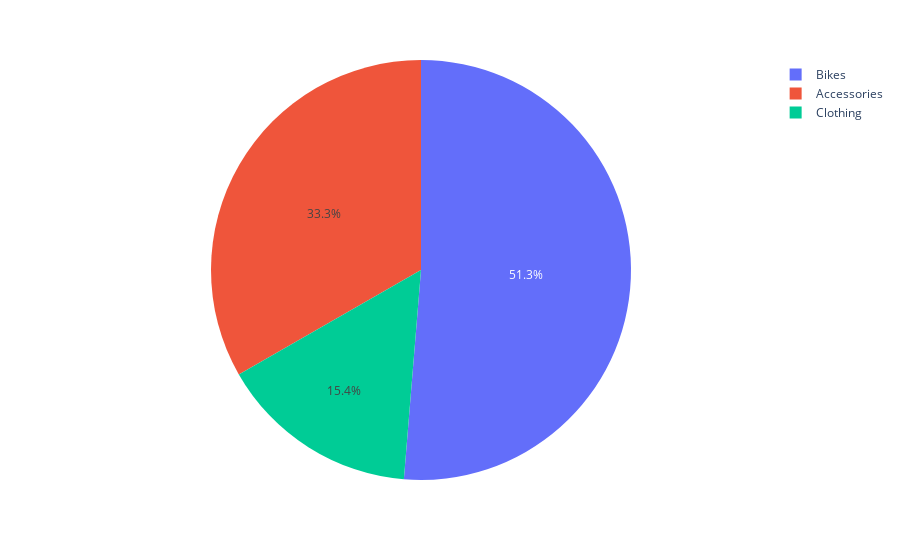

The cell this chart's notebook holds for it:
### Code cell
import plotly.express as px

fig = px.pie(data, values='Unit_Price', names='Product_Category')
fig.show()

### Figure 1 — Plotly figure (JSON) as saved in the notebook; plotly's stock layout.template omitted (floating-point values rounded to 4 significant figures; data arrays with more than 128 entries replaced by an {"elided": "..."} marker saying what was removed)
{"data": [{"domain": {"x": [0.0, 1.0], "y": [0.0, 1.0]}, "hovertemplate": "Product_Category=%{label}<br>Unit_Price=%{value}<extra></extra>", "labels": {"elided": "34866 str values"}, "legendgroup": "", "name": "", "showlegend": true, "values": {"elided": "34866 float values"}, "type": "pie"}], "layout": {"legend": {"tracegroupgap": 0}, "margin": {"t": 60}}}
